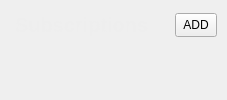
        <widget class="SubscribedChannelsPage" name="subscribed_channels_page">
         <layout class="QVBoxLayout" name="verticalLayout">
          <property name="spacing">
           <number>0</number>
          </property>
          <property name="leftMargin">
           <number>0</number>
          </property>
          <property name="topMargin">
           <number>0</number>
          </property>
          <property name="rightMargin">
           <number>0</number>
          </property>
          <property name="bottomMargin">
           <number>0</number>
          </property>
          <item>
           <widget class="QWidget" name="subscribed_channels_header" native="true">
            <property name="sizePolicy">
             <sizepolicy hsizetype="Preferred" vsizetype="Fixed">
              <horstretch>0</horstretch>
              <verstretch>0</verstretch>
             </sizepolicy>
            </property>
            <layout class="QHBoxLayout" name="horizontalLayout_13">
             <property name="spacing">
              <number>0</number>
             </property>
             <property name="leftMargin">
              <number>0</number>
             </property>
             <property name="topMargin">
              <number>0</number>
             </property>
             <property name="rightMargin">
              <number>0</number>
             </property>
             <property name="bottomMargin">
              <number>0</number>
             </property>
             <item>
              <widget class="QLabel" name="subscribed_channels_header_label">
               <property name="sizePolicy">
                <sizepolicy hsizetype="Preferred" vsizetype="Fixed">
                 <horstretch>0</horstretch>
                 <verstretch>0</verstretch>
                </sizepolicy>
               </property>
               <property name="minimumSize">
                <size>
                 <width>0</width>
                 <height>50</height>
                </size>
               </property>
               <property name="maximumSize">
                <size>
                 <width>16777215</width>
                 <height>50</height>
                </size>
               </property>
               <property name="styleSheet">
                <string notr="true">color: #eee;
background-color: transparent;
font-size: 20px;
font-weight: bold;
margin: 10px;</string>
               </property>
               <property name="text">
                <string>Subscriptions</string>
               </property>
              </widget>
             </item>
             <item>
              <spacer name="horizontalSpacer_19">
               <property name="orientation">
                <enum>Qt::Horizontal</enum>
               </property>
               <property name="sizeType">
                <enum>QSizePolicy::Fixed</enum>
               </property>
               <property name="sizeHint" stdset="0">
                <size>
                 <width>10</width>
                 <height>20</height>
                </size>
               </property>
              </spacer>
             </item>
             <item>
              <widget class="EllipseButton" name="add_subscription_button">
               <property name="minimumSize">
                <size>
                 <width>42</width>
                 <height>24</height>
                </size>
               </property>
               <property name="maximumSize">
                <size>
                 <width>42</width>
                 <height>24</height>
                </size>
               </property>
               <property name="cursor">
                <cursorShape>PointingHandCursor</cursorShape>
               </property>
               <property name="styleSheet">
                <string notr="true"/>
               </property>
               <property name="text">
                <string>ADD</string>
               </property>
              </widget>
             </item>
             <item>
              <spacer name="horizontalSpacer_20">
               <property name="orientation">
                <enum>Qt::Horizontal</enum>
               </property>
               <property name="sizeType">
                <enum>QSizePolicy::Fixed</enum>
               </property>
               <property name="sizeHint" stdset="0">
                <size>
                 <width>10</width>
                 <height>20</height>
                </size>
               </property>
              </spacer>
             </item>
            </layout>
           </widget>
          </item>
          <item>
           <widget class="ChannelViewWidget" name="subscribed_channels_container" native="true">
            <property name="styleSheet">
             <string notr="true">QListWidget::item:hover {
background-color: #303030;
}
QListWidget::item {
border-bottom: 1px solid #303030;
}
QListWidget {
border: none;
border-top: 1px solid #555;
}</string>
            </property>
           </widget>
          </item>
         </layout>
        </widget>
